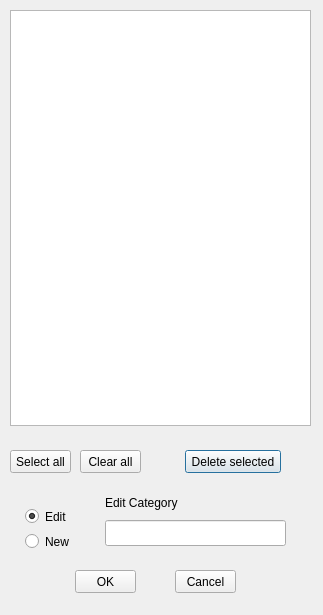
<?xml version="1.0" encoding="UTF-8"?>
<ui version="4.0">
 <class>DialogCategoryManager</class>
 <widget class="QDialog" name="DialogCategoryManager">
  <property name="geometry">
   <rect>
    <x>0</x>
    <y>0</y>
    <width>323</width>
    <height>615</height>
   </rect>
  </property>
  <property name="windowTitle">
   <string>Category manager</string>
  </property>
  <widget class="QListWidget" name="listWidgetCategories">
   <property name="geometry">
    <rect>
     <x>10</x>
     <y>10</y>
     <width>301</width>
     <height>416</height>
    </rect>
   </property>
   <property name="font">
    <font>
     <pointsize>12</pointsize>
    </font>
   </property>
  </widget>
  <widget class="QPushButton" name="pushButtonDelete">
   <property name="geometry">
    <rect>
     <x>185</x>
     <y>450</y>
     <width>96</width>
     <height>23</height>
    </rect>
   </property>
   <property name="text">
    <string>Delete selected</string>
   </property>
  </widget>
  <widget class="QRadioButton" name="radioButtonEdit">
   <property name="geometry">
    <rect>
     <x>25</x>
     <y>505</y>
     <width>56</width>
     <height>23</height>
    </rect>
   </property>
   <property name="text">
    <string>Edit</string>
   </property>
   <property name="checked">
    <bool>true</bool>
   </property>
  </widget>
  <widget class="QRadioButton" name="radioButtonNew">
   <property name="geometry">
    <rect>
     <x>25</x>
     <y>530</y>
     <width>56</width>
     <height>23</height>
    </rect>
   </property>
   <property name="text">
    <string>New</string>
   </property>
  </widget>
  <widget class="QPushButton" name="pushButtonOK">
   <property name="geometry">
    <rect>
     <x>75</x>
     <y>570</y>
     <width>61</width>
     <height>23</height>
    </rect>
   </property>
   <property name="text">
    <string>OK</string>
   </property>
  </widget>
  <widget class="QPushButton" name="pushButtonCancel">
   <property name="geometry">
    <rect>
     <x>175</x>
     <y>570</y>
     <width>61</width>
     <height>23</height>
    </rect>
   </property>
   <property name="text">
    <string>Cancel</string>
   </property>
  </widget>
  <widget class="QLineEdit" name="lineEditCategory">
   <property name="geometry">
    <rect>
     <x>105</x>
     <y>520</y>
     <width>181</width>
     <height>26</height>
    </rect>
   </property>
   <property name="font">
    <font>
     <pointsize>12</pointsize>
    </font>
   </property>
  </widget>
  <widget class="QLabel" name="labelCategory">
   <property name="geometry">
    <rect>
     <x>105</x>
     <y>495</y>
     <width>76</width>
     <height>16</height>
    </rect>
   </property>
   <property name="text">
    <string>Edit Category</string>
   </property>
  </widget>
  <widget class="QPushButton" name="pushButtonSelectAll">
   <property name="geometry">
    <rect>
     <x>10</x>
     <y>450</y>
     <width>61</width>
     <height>23</height>
    </rect>
   </property>
   <property name="text">
    <string>Select all</string>
   </property>
  </widget>
  <widget class="QPushButton" name="pushButtonClearAll">
   <property name="geometry">
    <rect>
     <x>80</x>
     <y>450</y>
     <width>61</width>
     <height>23</height>
    </rect>
   </property>
   <property name="text">
    <string>Clear all</string>
   </property>
  </widget>
 </widget>
 <resources>
  <include location="dayfacto_2.qrc"/>
 </resources>
 <connections/>
</ui>
